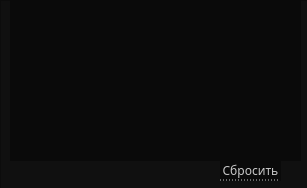
   <widget class="QWidget" name="proizvoditel">
    <property name="geometry">
     <rect>
      <x>0</x>
      <y>0</y>
      <width>307</width>
      <height>188</height>
     </rect>
    </property>
    <attribute name="icon">
     <iconset>
      <normaloff>../../images/down-arrow.png</normaloff>
      <activeoff>../../images/up-arrow.png</activeoff>../../images/down-arrow.png</iconset>
    </attribute>
    <attribute name="label">
     <string>Производитель питания</string>
    </attribute>
    <widget class="QFrame" name="frameProizv">
     <property name="geometry">
      <rect>
       <x>0</x>
       <y>0</y>
       <width>311</width>
       <height>191</height>
      </rect>
     </property>
     <property name="styleSheet">
      <string notr="true">QFrame{
	background-color: #101010;
}
</string>
     </property>
     <property name="frameShape">
      <enum>QFrame::StyledPanel</enum>
     </property>
     <property name="frameShadow">
      <enum>QFrame::Raised</enum>
     </property>
     <widget class="QTableWidget" name="tableProizv">
      <property name="enabled">
       <bool>true</bool>
      </property>
      <property name="geometry">
       <rect>
        <x>10</x>
        <y>0</y>
        <width>291</width>
        <height>161</height>
       </rect>
      </property>
      <property name="font">
       <font>
        <family>Montserrat Medium</family>
        <stylestrategy>PreferAntialias</stylestrategy>
       </font>
      </property>
      <property name="mouseTracking">
       <bool>true</bool>
      </property>
      <property name="focusPolicy">
       <enum>Qt::NoFocus</enum>
      </property>
      <property name="autoFillBackground">
       <bool>false</bool>
      </property>
      <property name="styleSheet">
       <string notr="true">QTableWidget::item
{
	background: rgb(10, 10, 10);
 	border-bottom: 1px solid rgb(60,60,60); 
	border-right: 0px;
	border-left: 0px;
	border-top:0px;
}

QTableView
{
	background: rgb(10, 10, 10);
	color: #dddddd;
	border-top: 0px;
	border-right: 0px;
	border-left: 0px;
	border-bottom: 0px;
}

QTableWidget::item:hover {
    color: white;
	border-bottom: 1px solid rgb(180,180,180);
}      

QTableWidget::item:selected
{
 	color: white;
	border-bottom: 1px solid rgb(180,180,180);
}

QScrollBar:vertical {
	border: none;
    background-color: #151515;
    width: 8px;
    margin: 15px 0 15px 0;
	border-radius: 0px;
 }

/*  HANDLE BAR VERTICAL */
QScrollBar::handle:vertical {	
	background-color: #151515;
	min-height: 30px;
	border-radius: 0px;
	border: 1px solid;
	border-right: 0px;
	border-color: rgb(60,60,60);
}
QScrollBar::handle:vertical:hover{	
	background-color:  rgb(50,50,50);
	border-color: rgb(60,60,60);
}
QScrollBar::handle:vertical:pressed {	
	background-color: rgb(120, 0, 2);
}

/* BTN TOP - SCROLLBAR */
QScrollBar::sub-line:vertical {
	background-color: #151515;
	height: 15px;
	subcontrol-position: top;
	subcontrol-origin: margin;
	border: 0px;
	border-bottom: 1px solid rgb(180, 0, 0);
}
QScrollBar::sub-line:vertical:hover {	
	background-color: #575757;
	border-color: #242424;
}
QScrollBar::sub-line:vertical:pressed {	
	background-color: rgb(120, 0, 2);
}

/* BTN BOTTOM - SCROLLBAR */
QScrollBar::add-line:vertical {
	background-color: #151515;
	height: 15px;
	subcontrol-position: bottom;
	subcontrol-origin: margin;
	border: 1px solid;
	border-color: rgb(60,60,60);
	border: 1px solid;
	border-top:1px solid rgb(180, 0, 0);
	border-right: 0px;
	border-bottom: 0px;
}
QScrollBar::add-line:vertical:hover {	
	background-color: #575757;
	border-color: #242424;
}
QScrollBar::add-line:vertical:pressed {	
	background-color: rgb(120, 0, 2);
}
/* RESET ARROW */
QScrollBar::up-arrow:vertical, QScrollBar::down-arrow:vertical {
	background: none;
}

QScrollBar::add-page:vertical, QScrollBar::sub-page:vertical {
	background: none;
}</string>
      </property>
      <property name="editTriggers">
       <set>QAbstractItemView::AnyKeyPressed|QAbstractItemView::EditKeyPressed|QAbstractItemView::SelectedClicked</set>
      </property>
      <property name="selectionMode">
       <enum>QAbstractItemView::MultiSelection</enum>
      </property>
      <property name="selectionBehavior">
       <enum>QAbstractItemView::SelectRows</enum>
      </property>
      <property name="showGrid">
       <bool>false</bool>
      </property>
      <property name="gridStyle">
       <enum>Qt::SolidLine</enum>
      </property>
      <property name="sortingEnabled">
       <bool>true</bool>
      </property>
      <attribute name="horizontalHeaderVisible">
       <bool>false</bool>
      </attribute>
      <attribute name="horizontalHeaderCascadingSectionResizes">
       <bool>true</bool>
      </attribute>
      <attribute name="horizontalHeaderDefaultSectionSize">
       <number>120</number>
      </attribute>
      <attribute name="horizontalHeaderHighlightSections">
       <bool>false</bool>
      </attribute>
      <attribute name="horizontalHeaderMinimumSectionSize">
       <number>15</number>
      </attribute>
      <attribute name="horizontalHeaderShowSortIndicator" stdset="0">
       <bool>true</bool>
      </attribute>
      <attribute name="horizontalHeaderStretchLastSection">
       <bool>false</bool>
      </attribute>
      <attribute name="verticalHeaderVisible">
       <bool>false</bool>
      </attribute>
      <attribute name="verticalHeaderCascadingSectionResizes">
       <bool>false</bool>
      </attribute>
      <attribute name="verticalHeaderMinimumSectionSize">
       <number>10</number>
      </attribute>
      <column>
       <property name="text">
        <string>Выбор</string>
       </property>
      </column>
      <column>
       <property name="text">
        <string>Название</string>
       </property>
      </column>
     </widget>
     <widget class="QPushButton" name="btnResetProizv">
      <property name="geometry">
       <rect>
        <x>220</x>
        <y>160</y>
        <width>61</width>
        <height>21</height>
       </rect>
      </property>
      <property name="font">
       <font>
        <family>Montserrat Medium</family>
        <pointsize>9</pointsize>
       </font>
      </property>
      <property name="styleSheet">
       <string notr="true">QPushButton
{
	background-color: rgb(10, 10, 10);
	color:  rgb(200,200, 200);
	border: 0px;
	border-bottom: 1px dotted rgb(200, 200, 200);
}

QPushButton::hover
{
	color: red;
	border-bottom: 1px dotted red;
}
</string>
      </property>
      <property name="text">
       <string>Сбросить</string>
      </property>
     </widget>
    </widget>
   </widget>
